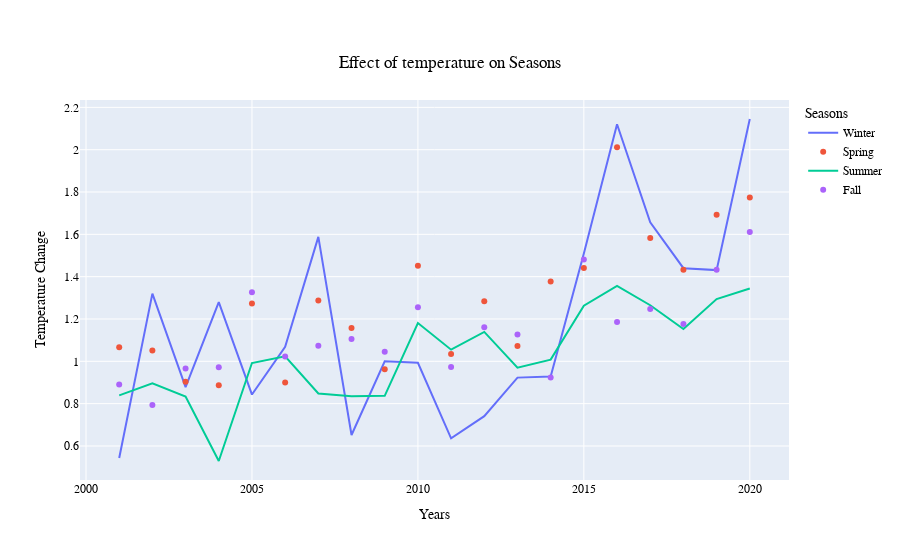

The cell this chart's notebook holds for it:
### Code cell
import plotly.graph_objects as go

# Adding traces to the graph subsequently
fig = go.Figure()
fig.add_trace(go.Scatter(x = df_Winter['Year'], y=df_Winter.Temp_Change,
                    mode='lines',
                    name='Winter'))
fig.add_trace(go.Scatter(x = df_Spring['Year'] , y=df_Spring.Temp_Change,
                    mode='markers',
                    name='Spring'))
fig.add_trace(go.Scatter(x = df_Summer['Year'] , y=df_Summer.Temp_Change,
                    mode='lines', name='Summer'))
fig.add_trace(go.Scatter(x = df_Fall['Year'] , y=df_Fall.Temp_Change,
                    mode='markers', name='Fall'))


fig.update_layout(
    title = "Effect of temperature on Seasons",
    xaxis_title = "Years",
    yaxis_title = "Temperature Change",
    legend_title= "Seasons",
    font=dict(
        family="Times New Roman",
        size=12,
        color="Black"
    )
)

fig.update_layout(
    title={
        'text': "Effect of temperature on Seasons",
        'y':0.9,
        'x':0.5,
        'xanchor': 'center',
        'yanchor': 'top'}
)

### Figure 1 — Plotly figure (JSON) as saved in the notebook; plotly's stock layout.template omitted (floating-point values rounded to 4 significant figures)
{"data": [{"mode": "lines", "name": "Winter", "type": "scatter", "x": [2001, 2002, 2003, 2004, 2005, 2006, 2007, 2008, 2009, 2010, 2011, 2012, 2013, 2014, 2015, 2016, 2017, 2018, 2019, 2020], "y": [0.543, 1.32, 0.878, 1.28, 0.843, 1.069, 1.588, 0.652, 1, 0.993, 0.636, 0.741, 0.923, 0.928, 1.509, 2.12, 1.657, 1.44, 1.431, 2.145]}, {"mode": "markers", "name": "Spring", "type": "scatter", "x": [2001, 2002, 2003, 2004, 2005, 2006, 2007, 2008, 2009, 2010, 2011, 2012, 2013, 2014, 2015, 2016, 2017, 2018, 2019, 2020], "y": [1.067, 1.051, 0.903, 0.887, 1.273, 0.9, 1.287, 1.157, 0.963, 1.452, 1.035, 1.284, 1.072, 1.377, 1.441, 2.012, 1.583, 1.433, 1.693, 1.774]}, {"mode": "lines", "name": "Summer", "type": "scatter", "x": [2001, 2002, 2003, 2004, 2005, 2006, 2007, 2008, 2009, 2010, 2011, 2012, 2013, 2014, 2015, 2016, 2017, 2018, 2019, 2020], "y": [0.839, 0.896, 0.834, 0.529, 0.992, 1.024, 0.848, 0.835, 0.837, 1.181, 1.055, 1.139, 0.97, 1.008, 1.263, 1.356, 1.265, 1.153, 1.294, 1.344]}, {"mode": "markers", "name": "Fall", "type": "scatter", "x": [2001, 2002, 2003, 2004, 2005, 2006, 2007, 2008, 2009, 2010, 2011, 2012, 2013, 2014, 2015, 2016, 2017, 2018, 2019, 2020], "y": [0.891, 0.794, 0.966, 0.972, 1.326, 1.023, 1.074, 1.105, 1.045, 1.255, 0.973, 1.161, 1.127, 0.923, 1.481, 1.186, 1.247, 1.176, 1.433, 1.611]}], "layout": {"font": {"color": "Black", "family": "Times New Roman", "size": 12}, "legend": {"title": {"text": "Seasons"}}, "title": {"text": "Effect of temperature on Seasons", "x": 0.5, "xanchor": "center", "y": 0.9, "yanchor": "top"}, "xaxis": {"title": {"text": "Years"}}, "yaxis": {"title": {"text": "Temperature Change"}}}}
